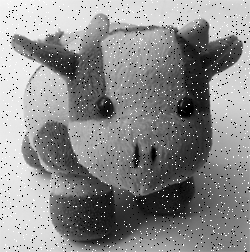
#> input picture M07 - Filter & Konvolusi/boneka2.tif, 250 x 252 px, given in place of rgb10x10.jpg, which was not available
$ jupyter execute 'Praktikum PCD 5 - KONSEP DASAR PENGOLAHAN CITRA DIGITAL.ipynb'   (text cells are left out)
#> lines starting #> are read from the running program, lines starting #| are printed output that depends on the picture; after the words box and inside, x2 and y2 are one past the last pixel; in counts of white or black regions, pixels touching at a corner belong together; pictures that were not available may be replaced by others from this repository, and a replacement may not be noted
[cell 1]
#load kucing.jpg
from google.colab import files
file = files.upload()
#> the answer given: boneka2.tif

[cell 2]
# @title Latihan 2.1.1. Menampilkan gambar RGB
import numpy as np
import matplotlib.pyplot as plt
from PIL import Image

# Membaca gambar dan mengonversinya menjadi RGB
# img = Image.open('kucing.jpg')
img = Image.open('rgb10x10.jpg').convert('RGB')

# Mengubah gambar menjadi array NumPy
img_rgb = np.array(img)

# Menampilkan dimensi gambar
print("Dimensi gambar RGB:", img_rgb.shape)
#| Dimensi gambar RGB: (252, 250, 3)
print("Ukuran gambar (lebar, tinggi):", img.size)
#| Ukuran gambar (lebar, tinggi): (250, 252)

# Menampilkan nilai piksel pada 3x3 piksel pertama
print("\nNilai piksel RGB (3x3 pertama):")
# print(img_rgb[:3, :3, :])
print(img_rgb)
#> (printed output is left out)

# Menampilkan gambar RGB
plt.figure(figsize=(6, 5))
plt.imshow(img_rgb)
plt.title("Citra RGB")
plt.axis('off')
plt.show()

[cell 3]
# @title 2.1.2 Memisahkan channel (kanal) R, G, dan B

import numpy as np
import matplotlib.pyplot as plt
from PIL import Image

# Membaca gambar sebagai RGB
img = np.array(Image.open('kucing.jpg').convert('RGB'))
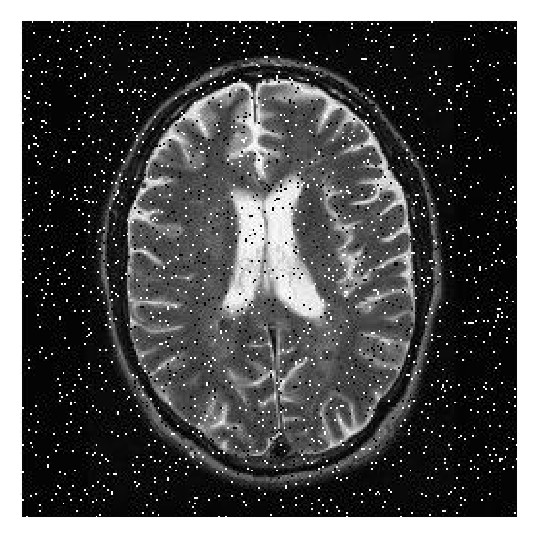
#> input picture M07 - Filter & Konvolusi/brain.jpeg, 537 x 537 px, given in place of kucing.jpg, which was not available
#> img is the input picture: shape (537, 537, 3); min 0, max 255, mean 82.8

# Memisahkan kanal warna
R = img[:, :, 0]
G = img[:, :, 1]
B = img[:, :, 2]

# Membuat visualisasi 2 baris dan 2 kolom
fig, axes = plt.subplots(2, 2, figsize=(10, 8))

# Citra RGB asli
axes[0, 0].imshow(img)
axes[0, 0].set_title("Citra RGB Asli")

# Kanal merah
axes[0, 1].imshow(R)
axes[0, 1].set_title("Kanal Red (R)")

# Kanal hijau
axes[1, 0].imshow(G)
axes[1, 0].set_title("Kanal Green (G)")

# Kanal biru
axes[1, 1].imshow(B)
axes[1, 1].set_title("Kanal Blue (B)")

# Menyembunyikan sumbu koordinat
for ax in axes.ravel():
    ax.axis('off')

plt.tight_layout()
plt.show()
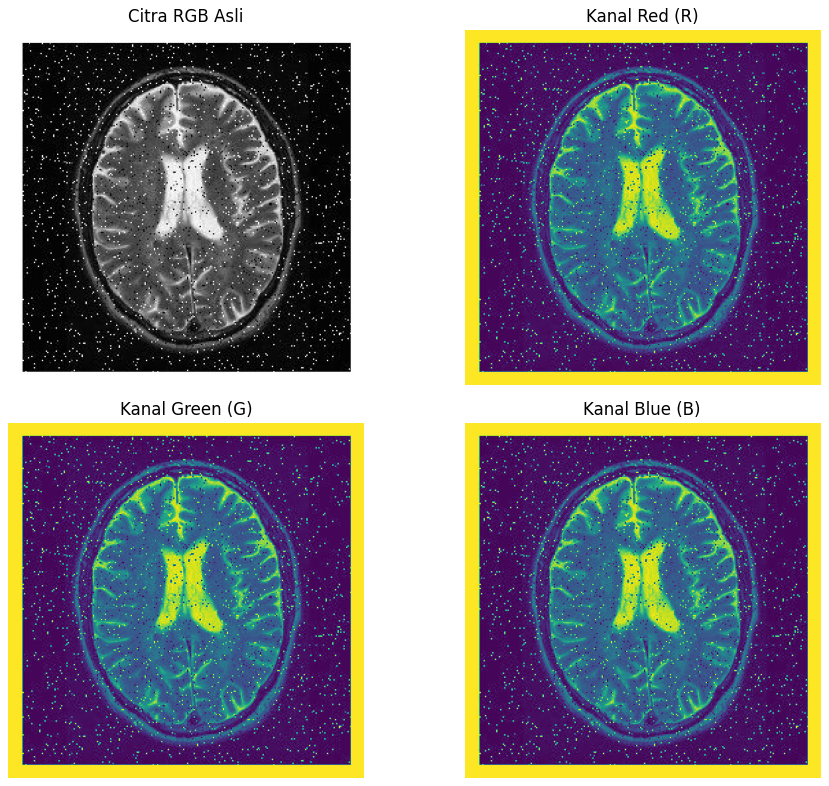
#> figure drawn by matplotlib, 4 panels

[cell 4]
# @title Kode berikut membaca citra berwarna, mengonversinya menjadi grayscale, menampilkan kedua citra, dan mencetak nilai pikselnya.
import numpy as np
import matplotlib.pyplot as plt
from PIL import Image

# Membaca citra asli dan mengonversinya menjadi grayscale
img = Image.open('kucing.jpg')
gray_img = img.convert('L')

# Mengubah citra menjadi array NumPy
img_rgb = np.array(img.convert('RGB'))
gray_array = np.array(gray_img)

# Menampilkan dimensi citra
print("Dimensi citra RGB:", img_rgb.shape)
#| Dimensi citra RGB: (537, 537, 3)
print("Dimensi citra Grayscale:", gray_array.shape)
#| Dimensi citra Grayscale: (537, 537)

# Menampilkan nilai piksel grayscale pada 3x3 piksel pertama
print("\nMatriks nilai piksel Grayscale (3x3 pertama):")
print(gray_array[:3, :3])
#| [[255 255 255]
#|  [255 255 255]
#|  [255 255 255]]

# Membuat dua tampilan berdampingan
fig, axes = plt.subplots(1, 2, figsize=(12, 5))

# Menampilkan citra asli RGB
axes[0].imshow(img_rgb)
axes[0].set_title("Citra Asli (RGB)")
axes[0].axis('off')

# Menampilkan citra grayscale
axes[1].imshow(gray_array, cmap='gray', vmin=0, vmax=255)
axes[1].set_title("Citra Grayscale")
axes[1].axis('off')

plt.tight_layout()
plt.show()
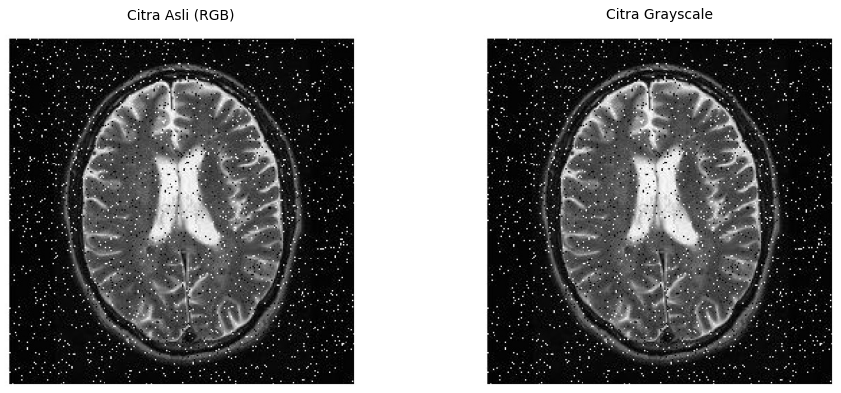
#> figure drawn by matplotlib, 2 panels

[cell 5]
# @title Kode berikut membaca gambar, mengubahnya menjadi grayscale, kemudian mengubahnya menjadi citra biner menggunakan metode thresholding.

import numpy as np
import matplotlib.pyplot as plt
from PIL import Image

# Membaca citra asli
img = Image.open('kucing.jpg').convert('RGB')

# Mengubah citra RGB menjadi grayscale
gray_img = img.convert('L')

# Mengubah citra grayscale menjadi array NumPy
gray_array = np.array(gray_img)

# Menentukan nilai ambang (threshold)
threshold = 128

# Melakukan thresholding untuk menghasilkan citra biner
# Piksel >= 128 menjadi putih (255)
# Piksel < 128 menjadi hitam (0)
binary_array = np.where(gray_array >= threshold, 255, 0).astype(np.uint8)
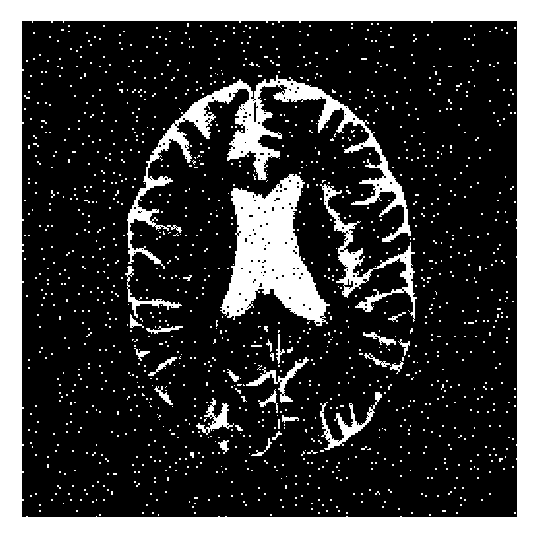
#> binary_array: shape (537, 537); 24.5% white; 1390 white regions (1356 under 20 px), largest, box (x1, y1, x2, y2) and area: (0, 0, 537, 537) 42938, (220, 174, 330, 326) 8503, (127, 75, 411, 269) 7853

# Menampilkan dimensi citra
print("Dimensi citra RGB:", np.array(img).shape)
#| Dimensi citra RGB: (537, 537, 3)
print("Dimensi citra Grayscale:", gray_array.shape)
#| Dimensi citra Grayscale: (537, 537)
print("Dimensi citra Biner:", binary_array.shape)
#| Dimensi citra Biner: (537, 537)

# Menampilkan nilai piksel pada area 3x3 pertama
print("\nNilai piksel Grayscale (3x3):")
print(gray_array[:3, :3])
#| [[255 255 255]
#|  [255 255 255]
#|  [255 255 255]]

print("\nNilai piksel Biner (3x3):")
print(binary_array[:3, :3])
#| [[255 255 255]
#|  [255 255 255]
#|  [255 255 255]]

# Membuat visualisasi citra
fig, axes = plt.subplots(1, 3, figsize=(15, 5))

# Menampilkan citra asli
axes[0].imshow(img)
axes[0].set_title("Citra RGB")

# Menampilkan citra grayscale
axes[1].imshow(gray_array, cmap='gray', vmin=0, vmax=255)
axes[1].set_title("Citra Grayscale")

# Menampilkan citra biner
axes[2].imshow(binary_array, cmap='gray', vmin=0, vmax=255)
axes[2].set_title("Citra Biner")

# Menghilangkan sumbu koordinat
for ax in axes:
    ax.axis('off')

plt.tight_layout()
plt.show()

[cell 6]
import cv2
import numpy as np
import matplotlib.pyplot as plt

# Membaca citra berwarna
img = cv2.imread('kucing.jpg')

if img is not None:

    # Mengubah citra BGR menjadi RGB agar warna tampil benar
    img_rgb = cv2.cvtColor(img, cv2.COLOR_BGR2RGB)

    # Mengubah citra berwarna menjadi grayscale
    gray = cv2.cvtColor(img, cv2.COLOR_BGR2GRAY)

    # Menentukan nilai ambang (threshold)
    threshold = 128

    # Melakukan thresholding
    # Piksel >= 128 menjadi putih (255)
    # Piksel < 128 menjadi hitam (0)
    _, binary = cv2.threshold(
        gray, threshold, 255, cv2.THRESH_BINARY
    )
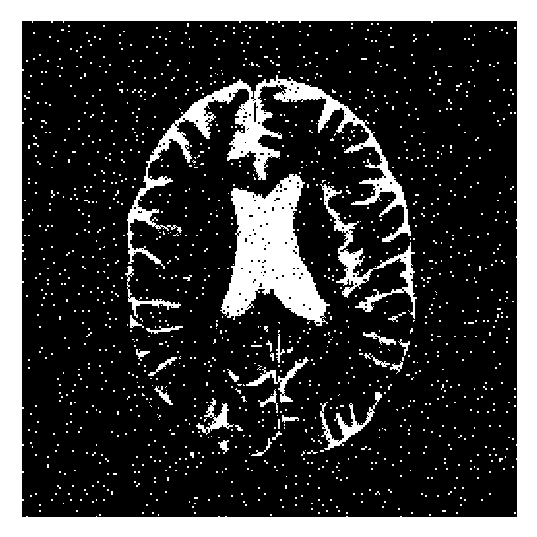
#> binary: shape (537, 537); 24.4% white; 1383 white regions (1348 under 20 px), largest, box (x1, y1, x2, y2) and area: (0, 0, 537, 537) 42938, (220, 174, 330, 326) 8480, (127, 75, 411, 269) 7779

    # Menampilkan nilai piksel
    print("Matriks Grayscale (3x3 piksel pertama):")
    print(gray[:3, :3])
#| [[255 255 255]
#|  [255 255 255]
#|  [255 255 255]]

    print("\nMatriks Biner (3x3 piksel pertama):")
    print(binary[:3, :3])
#| [[255 255 255]
#|  [255 255 255]
#|  [255 255 255]]

    # Menampilkan tiga citra berdampingan
    fig, axes = plt.subplots(1, 3, figsize=(15, 5))

    axes[0].imshow(img_rgb)
    axes[0].set_title("Citra Asli (RGB)")

    axes[1].imshow(gray, cmap='gray', vmin=0, vmax=255)
    axes[1].set_title("Citra Grayscale")

    axes[2].imshow(binary, cmap='gray', vmin=0, vmax=255)
    axes[2].set_title("Hasil Thresholding (T=128)")

    for ax in axes:
        ax.axis('off')

    plt.tight_layout()
    plt.show()

else:
    print("File kucing.jpg tidak ditemukan.")
